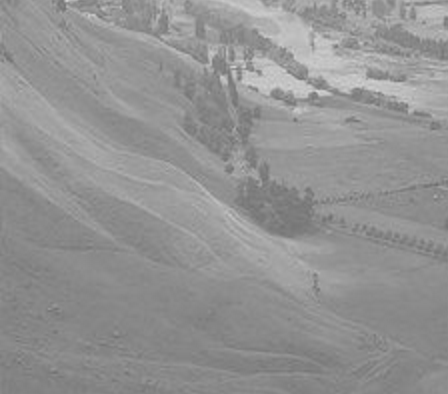
#> input picture images/wiki.png, 448 x 394 px
$ python histogram_equalization.py
#> lines starting #> are read from the running program, lines starting #| are printed output that depends on the picture
import cv2
import numpy as np
from matplotlib import pyplot as plt

img = cv2.imread('images/wiki.png',0)
#> img is the input picture: shape (394, 448); min 108, max 212, mean 146.7
equ = cv2.equalizeHist(img)
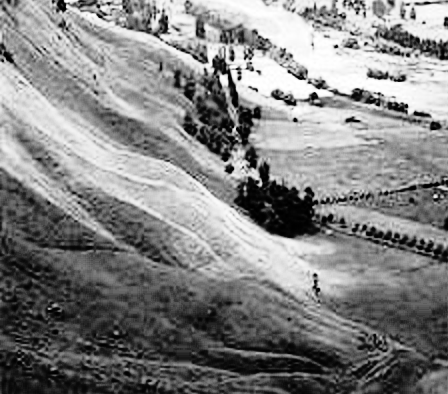
#> equ: shape (394, 448); min 0, max 255, mean 130.6

plt.subplot(121),plt.imshow(img,cmap='gray'),plt.title('Input'),plt.yticks([]),plt.xticks([])
plt.subplot(122),plt.imshow(equ,cmap='gray'),plt.title('Output'),plt.yticks([]),plt.xticks([])
plt.show()
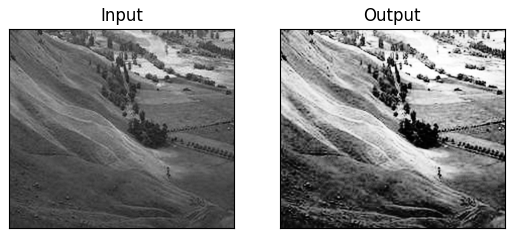
#> figure drawn by matplotlib, 2 panels
